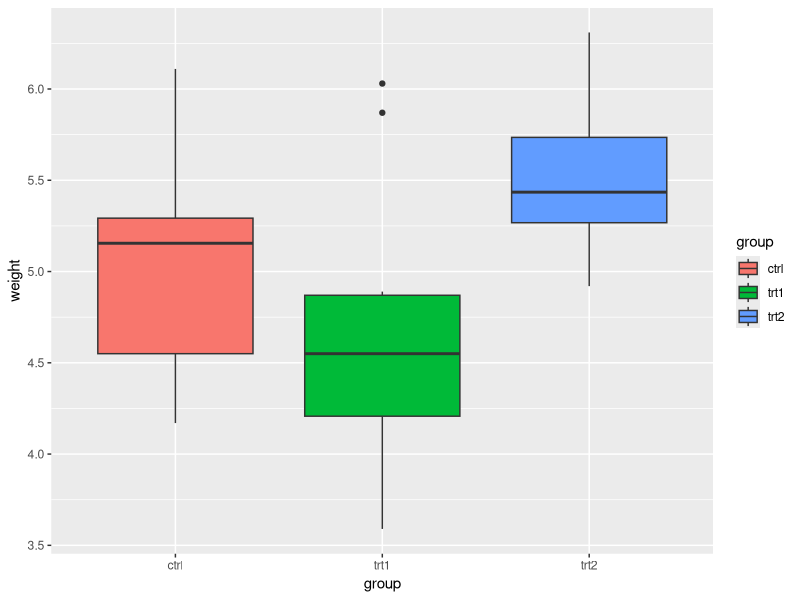
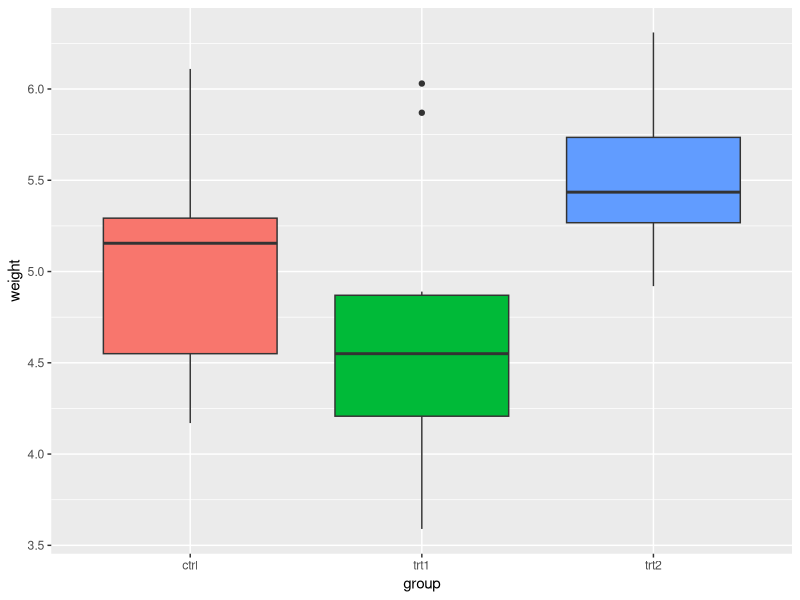
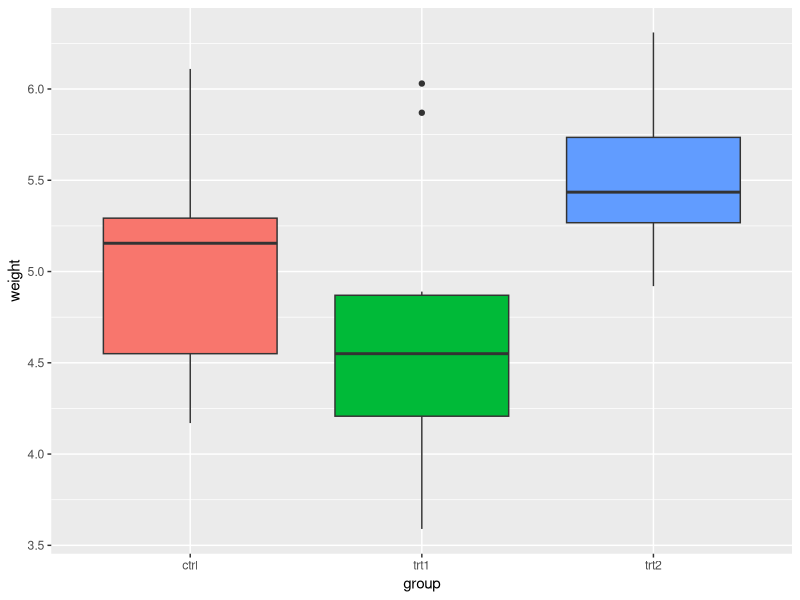
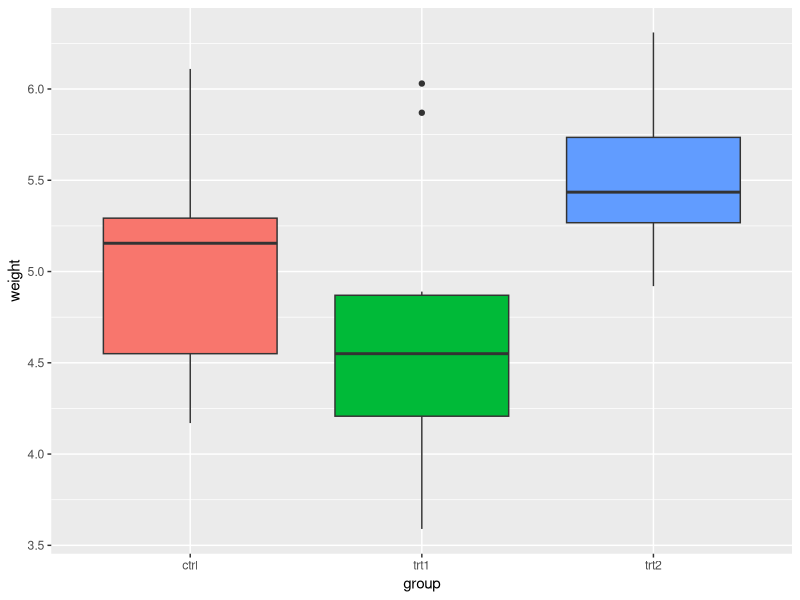
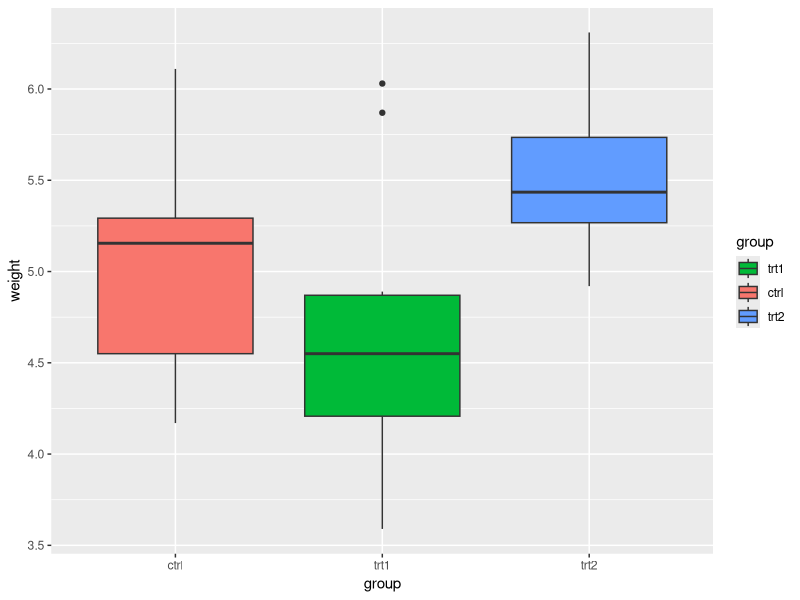
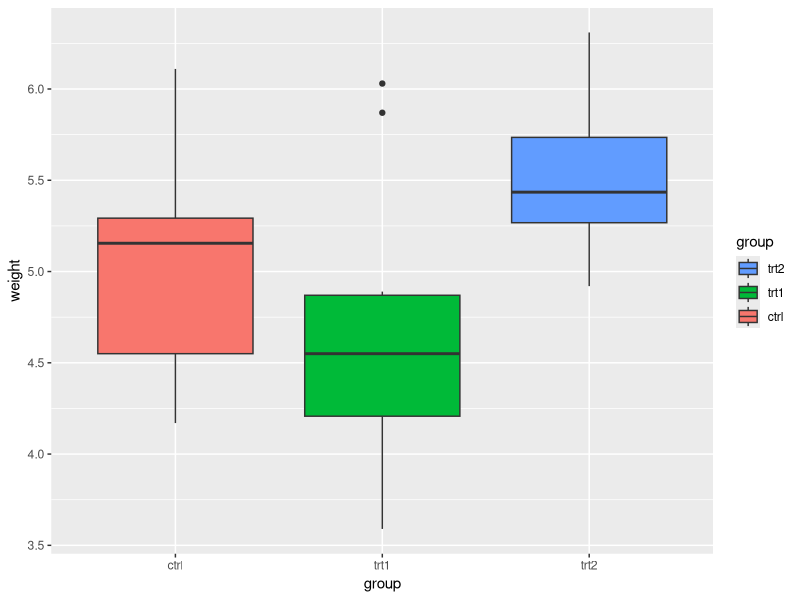
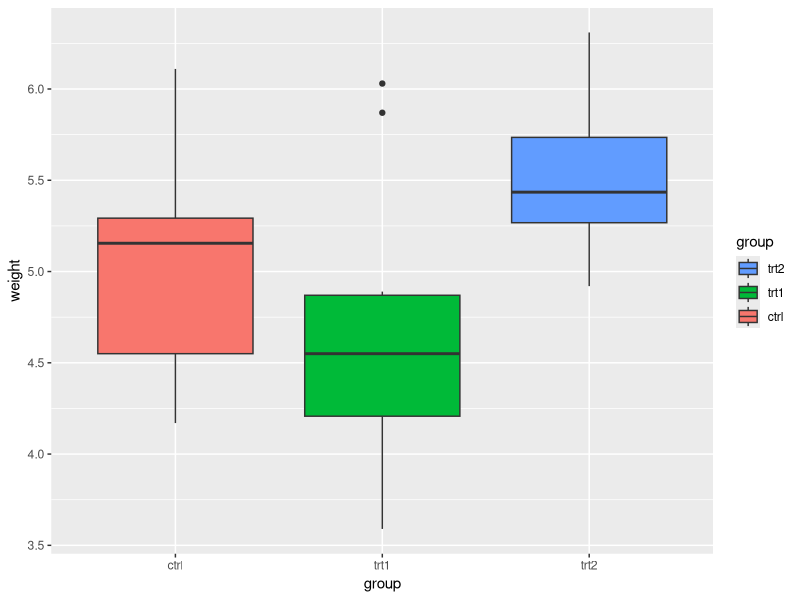
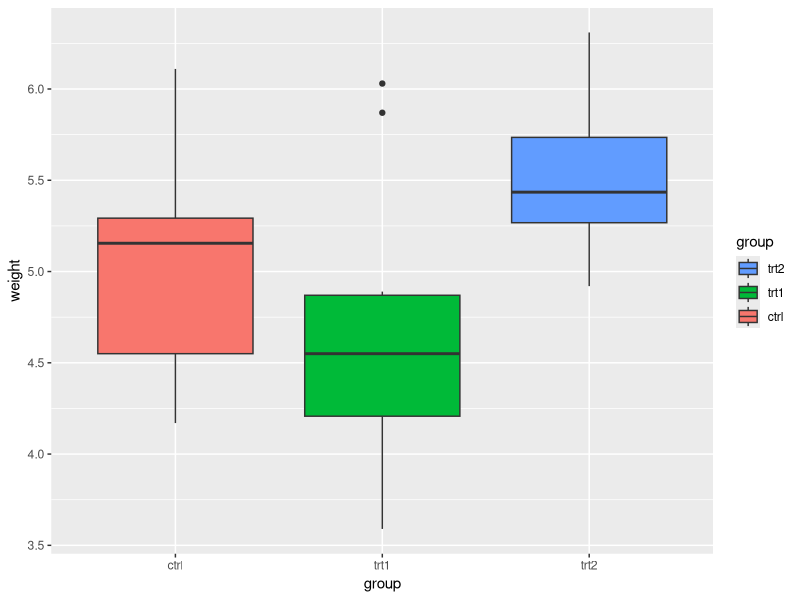

Here is the R script that generated these plots, in order:
## Modifying Legends
library(ggplot2)
bp <- ggplot(data=PlantGrowth, aes(x=group, y=weight, fill=group)) + geom_boxplot()
bp

# Removing legend
# Remove legend for a particular aesthetic (fill)
bp + guides(fill=FALSE)

# It can also be done when specifying the scale
bp + scale_fill_discrete(guide=FALSE)

# This removes all legends
bp + theme(legend.position="none")

# Changing order of items in the legend
bp + scale_fill_discrete(breaks=c("trt1","ctrl","trt2"))

# Reversing order of items in the legend
# These two methods are equivalent:
bp + guides(fill = guide_legend(reverse=TRUE))
bp + scale_fill_discrete(guide = guide_legend(reverse=TRUE))

# You can also modify the scale directly:
bp + scale_fill_discrete(breaks = rev(levels(PlantGrowth$group)))

## Hiding the legend title
# Remove title for fill legend
bp + guides(fill=guide_legend(title=NULL))

# Remove title for all legends
bp + theme(legend.title=element_blank())

# Modifying the text of legend titles and labels
# With fill and color
bp + scale_fill_discrete(name="Experimental\nCondition")

bp + scale_fill_discrete(name="Experimental\nCondition",
                         breaks=c("ctrl", "trt1", "trt2"),
                         labels=c("Control", "Treatment 1", "Treatment 2"))

# Using a manual scale instead of hue
bp + scale_fill_manual(values=c("#999999", "#E69F00", "#56B4E9"), 
                       name="Experimental\nCondition",
                       breaks=c("ctrl", "trt1", "trt2"),
                       labels=c("Control", "Treatment 1", "Treatment 2"))

## using for line graphs: 
# A different data set
df1 <- data.frame(
  sex = factor(c("Female","Female","Male","Male")),
  time = factor(c("Lunch","Dinner","Lunch","Dinner"), levels=c("Lunch","Dinner")),
  total_bill = c(13.53, 16.81, 16.24, 17.42)
)

# A basic graph
lp <- ggplot(data=df1, aes(x=time, y=total_bill, group=sex, shape=sex)) + geom_line() + geom_point()
lp

# Change the legend
lp + scale_shape_discrete(name  ="Payer",
                          breaks=c("Female", "Male"),
                          labels=c("Woman", "Man"))

## Changing factors in dataframe
pg <- PlantGrowth    # Copy data into new data frame
# Rename the column and the values in the factor
levels(pg$group)[levels(pg$group)=="ctrl"] <- "Control"
levels(pg$group)[levels(pg$group)=="trt1"] <- "Treatment 1"
levels(pg$group)[levels(pg$group)=="trt2"] <- "Treatment 2"
names(pg)[names(pg)=="group"]  <- "Experimental Condition"

# View a few rows from the end product
head(pg)
#>   weight Experimental Condition
#> 1   4.17                Control
#> 2   5.58                Control
#> 3   5.18                Control
#> 4   6.11                Control
#> 5   4.50                Control
#> 6   4.61                Control

# Make the plot 
ggplot(data=pg, aes(x=`Experimental Condition`, y=weight, fill=`Experimental Condition`)) +
  geom_boxplot()

# Modifying appearance of the legend titles and labels
# Title appearance
bp + theme(legend.title = element_text(colour="blue", size=16, face="bold"))

# Label appearance
bp + theme(legend.text = element_text(colour="blue", size = 16, face = "bold"))

# Modifying legend box
bp + theme(legend.background = element_rect())
bp + theme(legend.background = element_rect(fill="gray90", size=.5, linetype="dotted"))

# Changing position of the legend
bp + theme(legend.position="top")

# Position legend in graph, where x,y is 0,0 (bottom left) to 1,1 (top right)
bp + theme(legend.position=c(.5, .5))

# Set the "anchoring point" of the legend (bottom-left is 0,0; top-right is 1,1)
# Put bottom-left corner of legend box in bottom-left corner of graph
bp + theme(legend.justification=c(0,0), legend.position=c(0,0))

# Put bottom-right corner of legend box in bottom-right corner of graph
bp + theme(legend.justification=c(1,0), legend.position=c(1,0))

## Hiding slashes in the legend
# No outline
ggplot(data=PlantGrowth, aes(x=group, fill=group)) +
  geom_bar()

# Add outline, but slashes appear in legend
ggplot(data=PlantGrowth, aes(x=group, fill=group)) +
  geom_bar(colour="black")

# A hack to hide the slashes: first graph the bars with no outline and add the legend,
# then graph the bars again with outline, but with a blank legend.
ggplot(data=PlantGrowth, aes(x=group, fill=group)) +
  geom_bar() +
  geom_bar(colour="black", show.legend=FALSE)











